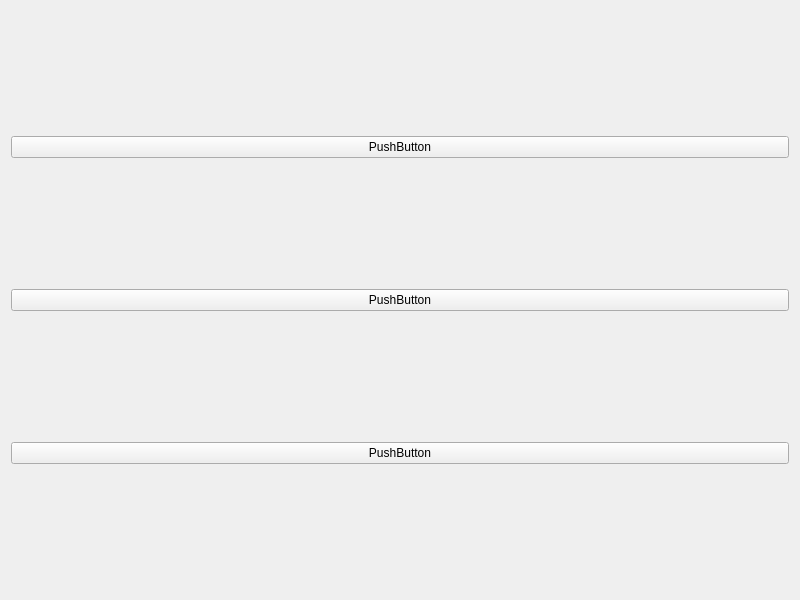
<?xml version="1.0" encoding="UTF-8"?>
<ui version="4.0">
 <class>Widget</class>
 <widget class="QWidget" name="Widget">
  <property name="geometry">
   <rect>
    <x>0</x>
    <y>0</y>
    <width>800</width>
    <height>600</height>
   </rect>
  </property>
  <property name="windowTitle">
   <string>Widget</string>
  </property>
  <layout class="QGridLayout" name="gridLayout">
   <item row="0" column="0">
    <widget class="QPushButton" name="pushButton">
     <property name="text">
      <string>PushButton</string>
     </property>
    </widget>
   </item>
   <item row="1" column="0">
    <widget class="QPushButton" name="pushButton_2">
     <property name="text">
      <string>PushButton</string>
     </property>
    </widget>
   </item>
   <item row="2" column="0">
    <widget class="QPushButton" name="pushButton_3">
     <property name="text">
      <string>PushButton</string>
     </property>
    </widget>
   </item>
  </layout>
 </widget>
 <resources/>
 <connections/>
</ui>
